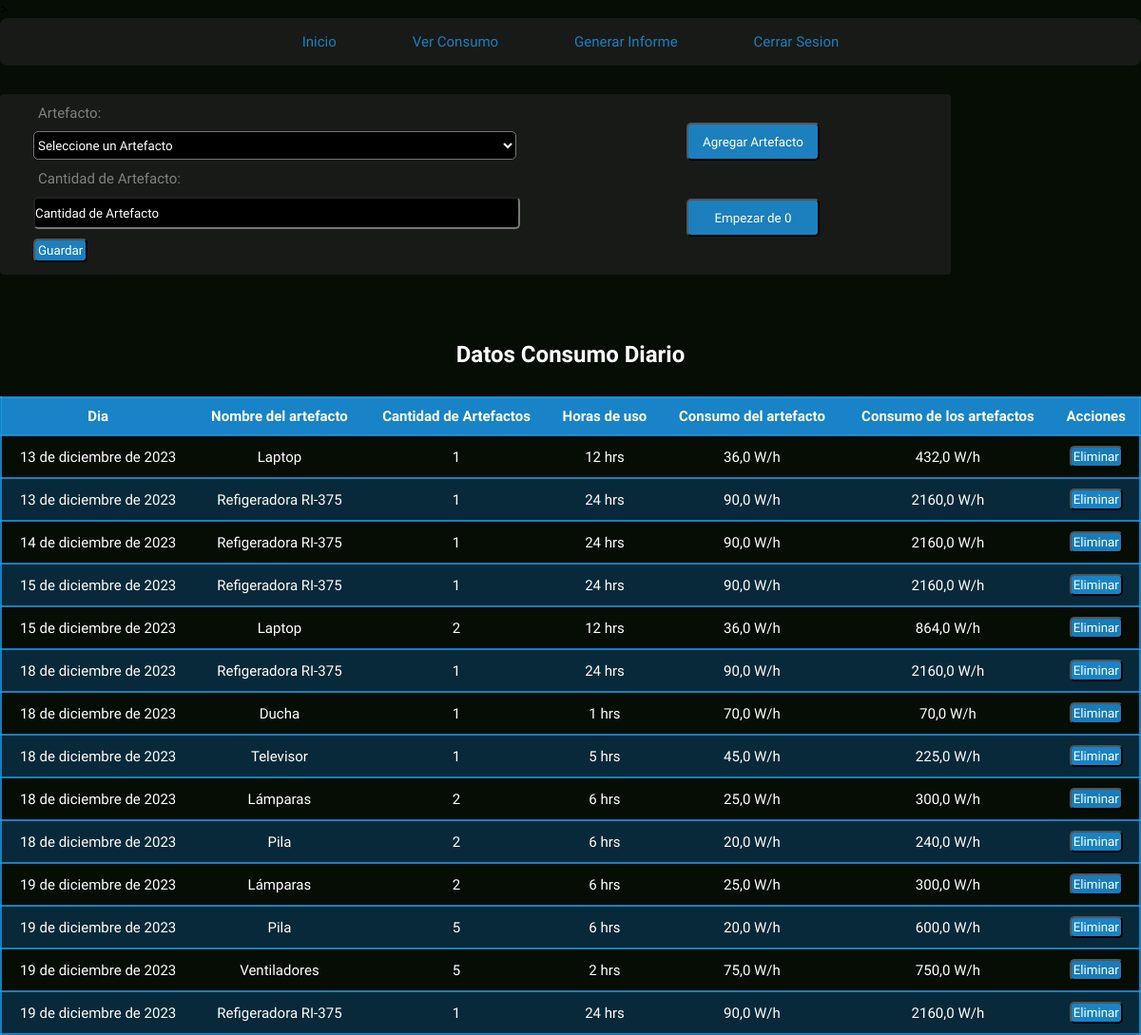
/paginaUsuario/inventario/ (signed in), run on the app's committed database.
### energy/models.py (models this page shows, shortened)
class Inventario(models.Model):
    user = models.ForeignKey(User, on_delete=models.CASCADE)
    artefacto = models.ForeignKey(Artefacto, on_delete=models.SET_NULL, null=True, related_name="artefacto_list")
    dia = models.DateField(default=datetime.now)
    cantidad_artefacto = models.PositiveIntegerField()
    consumo_artefacto = models.FloatField(default=0)

class Artefacto(models.Model):
    user = models.ForeignKey(User, on_delete=models.CASCADE)
    nombre_artefacto = models.CharField(max_length=20)
    consumo_wh = models.FloatField(default=0)
    horas_de_uso = models.PositiveIntegerField(default=0)
    def __str__(self):
        return f"{self.nombre_artefacto}"

### energy/views.py (the view, shortened to what this page needs)
# urls.py: path('paginaUsuario/inventario/', inventario, name="inventario"),
def inventario(request):
    if request.user.is_anonymous:
        return redirect('home')
    if request.user.is_authenticated:
        inventario_artefacto = Inventario.objects.filter(user=request.user)
        consumo_diario_del_mes = Informe.objects.filter(user=request.user)
        if request.method == 'GET':
            form = InventarioForm(user=request.user)
            return render(request, 'energy/home/inventario.html', {
                'form': form,
                'inventario_artefacto': inventario_artefacto,
                'consumo_diario': consumo_diario_del_mes,
                'eliminar_inventario': eliminar_inventario,
            })
    else:
        return render(request, 'energy/home/inventario.html', {
            'eliminar': eliminar_artefacto_inventario,
        })

### energy/forms.py
class InventarioForm(forms.ModelForm):
    artefacto = forms.ModelChoiceField(
        widget=forms.Select(attrs={'placeholder': 'Artefacto'}),
        queryset=Artefacto.objects.all(),  # Inicialmente todos los artefacto, se actualizará en el __init__
        empty_label='Seleccione un Artefacto',
        required=True,
    )
    class Meta:
        model = Inventario
        fields = ('artefacto', 'cantidad_artefacto')
        widgets = {
            'cantidad_artefacto': forms.NumberInput(attrs={'placeholder': 'Cantidad de Artefacto'}),
        }
        labels = {
            'artefacto': 'Artefacto',
            'cantidad_artefacto': 'Cantidad de Artefacto',
        }
    def __init__(self, user, *args, **kwargs):
        super(InventarioForm, self).__init__(*args, **kwargs)
        self.fields['artefacto'].queryset = Artefacto.objects.filter(user=user)

### energy/templates/energy/home/inventario.html (shortened to what this page needs)
{% load static %}
<!DOCTYPE html>
<html lang="en">
<head>
    <link rel="stylesheet" href="{% static 'energy/css/inventario2.css' %}">
</head>
<body>
    <nav class="menu">
        <a href="{% url 'paginaUsuario' %}">Inicio</a>
        <a href="{% url 'proyecciones' %}">Ver Consumo</a>
        <a href="{% url 'informe' %}">Generar Informe</a>
        <a href="{% url 'cerrarSesion' %}">Cerrar Sesion</a>
    </nav>
    <div class="contenedor">
        <div class="formulario">
            <div class="form_content">
                <form method="post" action="{% url 'inventario' %}">
                    {{ form.as_p }}
                    <button type="submit">Guardar</button>
                  </form>
            </div>
            <div class="form_buttons">
                <button type="submit" ><a href="{% url 'artefacto' %}">Agregar Artefacto</a></button>
                <button type="submit"><a href="{% url 'eliminarInventario' %}"> Empezar de 0</a></button>
            </div>
        </div>
    </div>
<section class="section">
    <h1>Datos Consumo Diario</h1>
<table>
  <tr>
      <th>Dia</th>
      <th>Nombre del artefacto</th>
      <th>Cantidad de Artefactos</th>
      <th>Horas de uso</th>
      <th>Consumo del artefacto</th>
      <th>Consumo de los artefactos</th>
      <th>Acciones</th>
  </tr>
  {% for inventario in inventario_artefacto %}
    <tr>
        <td>{{ inventario.dia }}</td>
        <td>{{ inventario.artefacto.nombre_artefacto }}</td>
        <td>{{ inventario.cantidad_artefacto }}</td>
        <td>{{ inventario.artefacto.horas_de_uso }} hrs</td>
        <td>{{ inventario.artefacto.consumo_wh }} W/h</td>
        <td>{{ inventario.consumo_artefacto }} W/h</td>
        <td>
        <form method="post" action="{% url 'eliminarArtefactoInventario' inventario.id %}">
          <button type="submit">Eliminar</button>
        </form>
        </td>
    </tr>
  {% endfor %}
</table>
</section>
</body>
</html>

### energy/static/energy/css/inventario2.css (style rules this page uses)
* { margin: 0; padding: 0; font-family: 'livvic', sans-serif; }
body { background-color: #050d05; }
nav { position: relative; width: 100%; height: 50px; background: #222222ab; border-radius: 8px; display: flex; justify-content: center; align-items: center; z-index: 2; }
nav a { position: relative; display: inline-block; font-size: 15px; font-weight: 500; color: #1da0f2c2; text-decoration: none; padding: 13px 35px; margin: 5px; z-index: 2; transition: color .5s; }
nav a::after { content: ''; background: linear-gradient(10deg, #222222ab, #1da0f2c2); width: 100%; height: 100%; border-radius: 8px; position: absolute; top: 100%; left: 50%; transform: translate(-50%, -50%); z-index: -1; opacity: 0; transition: top .5s, opacity .5s; }
h1 { color: white; text-align: center; }
.formulario { display: flex; margin-top: 30px; margin-bottom: 20px; padding: 0 20px; width: 80%; border-radius: 4px; background-color: #222222ab; }
.form_content { padding: 10px; width: 60%; height: 170px; }
.form_content input { width: 90%; height: 30px; border-radius: 5px; margin-top: 10px; margin-left: 5px; background-color: black; color: white; }
.form_content input::placeholder { color: white; }
.form_content select { width: 90%; height: 30px; border-radius: 5px; margin: 10px 0; margin-left: 5px; background-color: black; color: white; cursor: pointer; }
.form_content label { color: grey;; font-size: 15px; margin-left: 10px; }
.form_content button { margin-top: 10px; margin-left: 5px; color: white; background-color: #1da0f2c2; padding: 3px; border-radius: 5px; cursor: pointer; }
.form_buttons { width: 40%; flex-direction: column; text-align: center; }
.form_buttons button { display: inline; width: 140px; height: 40px; margin: 10px 80px; margin-top: 30px; background-color: #1da0f2c2; border-radius: 5px; }
.form_buttons button a { text-decoration: none; color: #fff; width: 600px; }
.section { margin-top: 70px; }
table { font-family: 'Livvic', Courier, monospace; width: 100%; height: 50vh; font-size: 15px; text-align: left; color: white; border-collapse: collapse; margin-top: 30px; }
table button { background-color: #1da0f2c2; padding: 2px; border-radius: 5px; color: #fff; cursor: pointer; }
th { font-weight: bolder; text-align: left; background-color: #1da0f2c2; }
tr { border: 2px solid #1da0f2c2; text-align: center; padding: 8px; }
tbody tr:nth-child(odd) { background-color: #0a324ac2; }
th { text-align: center; align-content: center; padding: 10px; }
td { text-align: center; padding: 10px; }

### data on the page
Inventario: dia "13 de diciembre de 2023", artefacto.nombre_artefacto "Laptop", cantidad_artefacto "1", artefacto.horas_de_uso "12", artefacto.consumo_wh "36,0", consumo_artefacto "432,0"
Inventario: dia "13 de diciembre de 2023", artefacto.nombre_artefacto "Refigeradora RI-375", cantidad_artefacto "1", artefacto.horas_de_uso "24", artefacto.consumo_wh "90,0", consumo_artefacto "2160,0"
Inventario: dia "14 de diciembre de 2023", artefacto.nombre_artefacto "Refigeradora RI-375", cantidad_artefacto "1", artefacto.horas_de_uso "24", artefacto.consumo_wh "90,0", consumo_artefacto "2160,0"
Inventario: dia "15 de diciembre de 2023", artefacto.nombre_artefacto "Refigeradora RI-375", cantidad_artefacto "1", artefacto.horas_de_uso "24", artefacto.consumo_wh "90,0", consumo_artefacto "2160,0"
Inventario: dia "15 de diciembre de 2023", artefacto.nombre_artefacto "Laptop", cantidad_artefacto "2", artefacto.horas_de_uso "12", artefacto.consumo_wh "36,0", consumo_artefacto "864,0"
Inventario: dia "18 de diciembre de 2023", artefacto.nombre_artefacto "Refigeradora RI-375", cantidad_artefacto "1", artefacto.horas_de_uso "24", artefacto.consumo_wh "90,0", consumo_artefacto "2160,0"
Inventario: dia "18 de diciembre de 2023", artefacto.nombre_artefacto "Ducha", cantidad_artefacto "1", artefacto.horas_de_uso "1", artefacto.consumo_wh "70,0", consumo_artefacto "70,0"
Inventario: dia "18 de diciembre de 2023", artefacto.nombre_artefacto "Televisor", cantidad_artefacto "1", artefacto.horas_de_uso "5", artefacto.consumo_wh "45,0", consumo_artefacto "225,0"
Inventario: dia "18 de diciembre de 2023", artefacto.nombre_artefacto "Lámparas", cantidad_artefacto "2", artefacto.horas_de_uso "6", artefacto.consumo_wh "25,0", consumo_artefacto "300,0"
Inventario: dia "18 de diciembre de 2023", artefacto.nombre_artefacto "Pila", cantidad_artefacto "2", artefacto.horas_de_uso "6", artefacto.consumo_wh "20,0", consumo_artefacto "240,0"
Inventario: dia "19 de diciembre de 2023", artefacto.nombre_artefacto "Lámparas", cantidad_artefacto "2", artefacto.horas_de_uso "6", artefacto.consumo_wh "25,0", consumo_artefacto "300,0"
Inventario: dia "19 de diciembre de 2023", artefacto.nombre_artefacto "Pila", cantidad_artefacto "5", artefacto.horas_de_uso "6", artefacto.consumo_wh "20,0", consumo_artefacto "600,0"
Inventario: dia "19 de diciembre de 2023", artefacto.nombre_artefacto "Ventiladores", cantidad_artefacto "5", artefacto.horas_de_uso "2", artefacto.consumo_wh "75,0", consumo_artefacto "750,0"
Inventario: dia "19 de diciembre de 2023", artefacto.nombre_artefacto "Refigeradora RI-375", cantidad_artefacto "1", artefacto.horas_de_uso "24", artefacto.consumo_wh "90,0", consumo_artefacto "2160,0"
